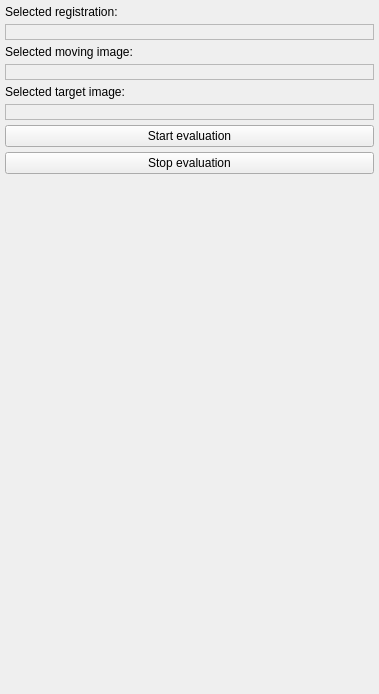
<?xml version="1.0" encoding="UTF-8"?>
<ui version="4.0">
 <class>RegistrationComparisonControls</class>
 <widget class="QWidget" name="RegistrationComparisonControls">
  <property name="geometry">
   <rect>
    <x>0</x>
    <y>0</y>
    <width>379</width>
    <height>694</height>
   </rect>
  </property>
  <layout class="QVBoxLayout" name="verticalLayout">
   <property name="spacing">
    <number>5</number>
   </property>
   <property name="leftMargin">
    <number>5</number>
   </property>
   <property name="topMargin">
    <number>5</number>
   </property>
   <property name="rightMargin">
    <number>5</number>
   </property>
   <property name="bottomMargin">
    <number>5</number>
   </property>
   <item>
    <widget class="QLabel" name="label_4">
     <property name="text">
      <string>Selected registration:</string>
     </property>
    </widget>
   </item>
   <item>
    <widget class="QLabel" name="lbRegistrationName">
     <property name="sizePolicy">
      <sizepolicy hsizetype="MinimumExpanding" vsizetype="Preferred">
       <horstretch>0</horstretch>
       <verstretch>0</verstretch>
      </sizepolicy>
     </property>
     <property name="minimumSize">
      <size>
       <width>0</width>
       <height>0</height>
      </size>
     </property>
     <property name="palette">
      <palette>
       <active>
        <colorrole role="Text">
         <brush brushstyle="SolidPattern">
          <color alpha="255">
           <red>0</red>
           <green>170</green>
           <blue>0</blue>
          </color>
         </brush>
        </colorrole>
       </active>
       <inactive>
        <colorrole role="Text">
         <brush brushstyle="SolidPattern">
          <color alpha="255">
           <red>0</red>
           <green>170</green>
           <blue>0</blue>
          </color>
         </brush>
        </colorrole>
       </inactive>
       <disabled>
        <colorrole role="Text">
         <brush brushstyle="SolidPattern">
          <color alpha="255">
           <red>159</red>
           <green>158</green>
           <blue>158</blue>
          </color>
         </brush>
        </colorrole>
       </disabled>
      </palette>
     </property>
     <property name="font">
      <font>
       <weight>75</weight>
       <bold>true</bold>
      </font>
     </property>
     <property name="toolTip">
      <string>Registration that should be used to map the moving image...</string>
     </property>
     <property name="frameShape">
      <enum>QFrame::StyledPanel</enum>
     </property>
     <property name="lineWidth">
      <number>2</number>
     </property>
     <property name="midLineWidth">
      <number>1</number>
     </property>
     <property name="text">
      <string/>
     </property>
    </widget>
   </item>
   <item>
    <widget class="QLabel" name="label_5">
     <property name="text">
      <string>Selected moving image:</string>
     </property>
    </widget>
   </item>
   <item>
    <widget class="QLabel" name="lbMovingName">
     <property name="sizePolicy">
      <sizepolicy hsizetype="MinimumExpanding" vsizetype="Preferred">
       <horstretch>0</horstretch>
       <verstretch>0</verstretch>
      </sizepolicy>
     </property>
     <property name="minimumSize">
      <size>
       <width>0</width>
       <height>0</height>
      </size>
     </property>
     <property name="palette">
      <palette>
       <active>
        <colorrole role="Text">
         <brush brushstyle="SolidPattern">
          <color alpha="255">
           <red>0</red>
           <green>170</green>
           <blue>0</blue>
          </color>
         </brush>
        </colorrole>
       </active>
       <inactive>
        <colorrole role="Text">
         <brush brushstyle="SolidPattern">
          <color alpha="255">
           <red>0</red>
           <green>170</green>
           <blue>0</blue>
          </color>
         </brush>
        </colorrole>
       </inactive>
       <disabled>
        <colorrole role="Text">
         <brush brushstyle="SolidPattern">
          <color alpha="255">
           <red>159</red>
           <green>158</green>
           <blue>158</blue>
          </color>
         </brush>
        </colorrole>
       </disabled>
      </palette>
     </property>
     <property name="font">
      <font>
       <weight>75</weight>
       <bold>true</bold>
      </font>
     </property>
     <property name="toolTip">
      <string>Moving image that should be mapped...</string>
     </property>
     <property name="frameShape">
      <enum>QFrame::StyledPanel</enum>
     </property>
     <property name="lineWidth">
      <number>2</number>
     </property>
     <property name="midLineWidth">
      <number>1</number>
     </property>
     <property name="text">
      <string/>
     </property>
    </widget>
   </item>
   <item>
    <widget class="QLabel" name="label">
     <property name="text">
      <string>Selected target image:</string>
     </property>
    </widget>
   </item>
   <item>
    <widget class="QLabel" name="lbTargetName">
     <property name="sizePolicy">
      <sizepolicy hsizetype="MinimumExpanding" vsizetype="Preferred">
       <horstretch>0</horstretch>
       <verstretch>0</verstretch>
      </sizepolicy>
     </property>
     <property name="palette">
      <palette>
       <active>
        <colorrole role="Text">
         <brush brushstyle="SolidPattern">
          <color alpha="255">
           <red>0</red>
           <green>170</green>
           <blue>0</blue>
          </color>
         </brush>
        </colorrole>
       </active>
       <inactive>
        <colorrole role="Text">
         <brush brushstyle="SolidPattern">
          <color alpha="255">
           <red>0</red>
           <green>170</green>
           <blue>0</blue>
          </color>
         </brush>
        </colorrole>
       </inactive>
       <disabled>
        <colorrole role="Text">
         <brush brushstyle="SolidPattern">
          <color alpha="255">
           <red>159</red>
           <green>158</green>
           <blue>158</blue>
          </color>
         </brush>
        </colorrole>
       </disabled>
      </palette>
     </property>
     <property name="font">
      <font>
       <weight>75</weight>
       <bold>true</bold>
      </font>
     </property>
     <property name="toolTip">
      <string>Reference image that is used to determine the field of view mapped into...</string>
     </property>
     <property name="frameShape">
      <enum>QFrame::StyledPanel</enum>
     </property>
     <property name="lineWidth">
      <number>2</number>
     </property>
     <property name="midLineWidth">
      <number>1</number>
     </property>
     <property name="text">
      <string/>
     </property>
    </widget>
   </item>
   <item>
    <widget class="QPushButton" name="pbEval">
     <property name="toolTip">
      <string>&lt;html&gt;&lt;head/&gt;&lt;body&gt;&lt;p&gt;Starts the mapping of the input image with the current settings.&lt;/p&gt;&lt;/body&gt;&lt;/html&gt;</string>
     </property>
     <property name="text">
      <string>Start evaluation</string>
     </property>
    </widget>
   </item>
   <item>
    <widget class="QPushButton" name="pbStop">
     <property name="text">
      <string>Stop evaluation</string>
     </property>
    </widget>
   </item>
   <item>
    <widget class="QmitkRegEvalSettingsWidget" name="evalSettings" native="true">
     <property name="sizePolicy">
      <sizepolicy hsizetype="MinimumExpanding" vsizetype="Maximum">
       <horstretch>0</horstretch>
       <verstretch>0</verstretch>
      </sizepolicy>
     </property>
     <property name="minimumSize">
      <size>
       <width>250</width>
       <height>10</height>
      </size>
     </property>
    </widget>
   </item>
   <item>
    <spacer name="verticalSpacer">
     <property name="orientation">
      <enum>Qt::Vertical</enum>
     </property>
     <property name="sizeHint" stdset="0">
      <size>
       <width>20</width>
       <height>40</height>
      </size>
     </property>
    </spacer>
   </item>
  </layout>
 </widget>
 <customwidgets>
  <customwidget>
   <class>QmitkRegEvalSettingsWidget</class>
   <extends>QWidget</extends>
   <header>QmitkRegEvalSettingsWidget.h</header>
  </customwidget>
 </customwidgets>
 <resources/>
 <connections/>
 <designerdata>
  <property name="gridDeltaX">
   <number>5</number>
  </property>
  <property name="gridDeltaY">
   <number>5</number>
  </property>
  <property name="gridSnapX">
   <bool>true</bool>
  </property>
  <property name="gridSnapY">
   <bool>true</bool>
  </property>
  <property name="gridVisible">
   <bool>true</bool>
  </property>
 </designerdata>
</ui>
